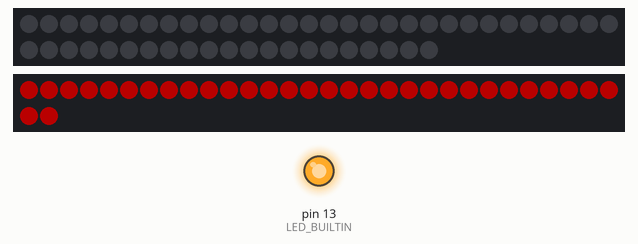
This sketch was run on a simulated Arduino Uno, built with avr-gcc and run on an emulated ATmega328P. Shown: 51 RGB LEDs in strip order, left to right, continuing on the next row, 32 RGB LEDs in strip order, left to right, continuing on the next row, output pins drawn as LEDs (lit = HIGH). Dim RGB values are drawn brighter than linear; random numbers use the default seed unless the sketch sets one; what the sketch prints to the serial monitor is not drawn.

Above: at 0.1 s.
At 10.16 s:
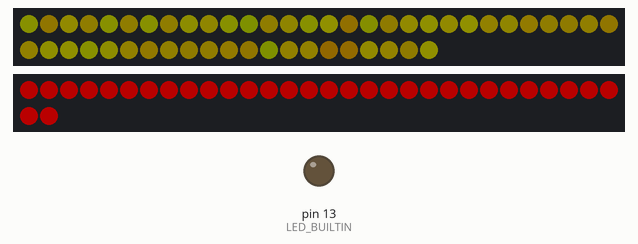
At 19.82 s:
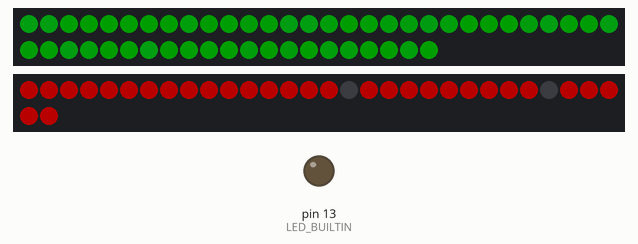
At 39.73 s:
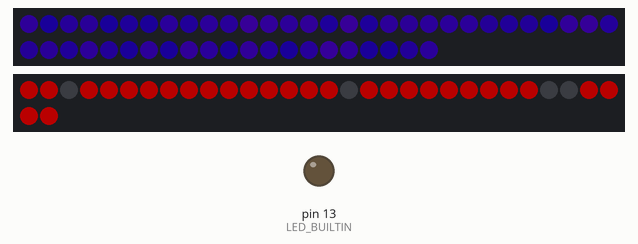
Timing chart, 0 to 40.0 s (numbered marks = the images above):
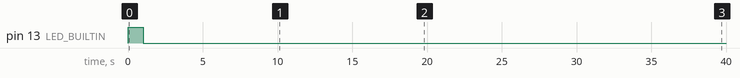

The sketch:

LustigerHutMaster.ino
```cpp
//########################################################
// This is a mix of both, comunicating hats and a hat with
// Glases on...
//########################################################


#include <Adafruit_NeoPixel.h>
//#include "Rainbow.h"
//#include "Police.h"
#include "CircleDefect.h"
#include "Flare.h"
#ifdef __AVR__
#include <avr/power.h>
#endif

#define STRIP_PIN 6
#define CIRCLE_PIN 4
#define NUM_LEDS_STRIP 16+17+18
#define NUM_LEDS_CIRCLE 32
#define BRIGHTNESS_STRIP 30
#define BRIGHTNESS_CIRCLE 70
Adafruit_NeoPixel strip = Adafruit_NeoPixel(NUM_LEDS_STRIP, STRIP_PIN, NEO_GRBW + NEO_KHZ800);
Adafruit_NeoPixel circle = Adafruit_NeoPixel(NUM_LEDS_CIRCLE, CIRCLE_PIN, NEO_GRB + NEO_KHZ800);

//Rainbow rainbow(&strip);
Flare flare(&strip);
CircleDefect circleDefect(&circle);
//Police police(&strip);

const char PING_SYMBOL = '?';
const char RESPONSE_SYMBOL = '!';
const int PING_INTERVAL = 5000;
const int RECONNECT_DETECT_INTERVAL = 5 * PING_INTERVAL;
const int RECONNECT_EFFECT_TIME = 2000;

unsigned long currentInterval = 0;
unsigned long lastMilliseconds = 0;

bool slaveHasReconnected = false;

unsigned long slaveLastSeen = 0;
unsigned long reconnectEffectStartTime = 0;
bool reconnectEffectEnabled = false;

void setup()
{
	Serial.begin(9600);

	// End of trinket special code
	strip.setBrightness(BRIGHTNESS_STRIP);
	strip.begin();
	strip.show(); // Initialize all pixels to 'off'

	circle.setBrightness(BRIGHTNESS_CIRCLE);
	circle.begin();
	circle.show();
	circleDefect.reset();
	/* zum Testen der Bluetoothverbindung ohne zusaetzliche hardware */
	pinMode(LED_BUILTIN, OUTPUT);
	lightLED(1000);
}

void loop()
{
	if (isTimeForPing())
	{
		pingSlave();
	}

	if (isResponseReceived())
	{
		lightLED(100);
		if ((millis() - slaveLastSeen) > RECONNECT_DETECT_INTERVAL)
			slaveHasReconnected = true;
		slaveLastSeen = millis();
	}

	if (hasSlaveReconnected())
	{
		enableReconnectEffect();
	}

	if (isReconnectEffectEnabled())
	{
		lightLED(1000);
		lightLED(200);
		//police.runFlashlight(millis());
	}
	else
	{
		flare.runFlare(millis());
		circleDefect.runCircleDefect(millis());
	}

}

void lightLED(int milliseconds)
{
	digitalWrite(LED_BUILTIN, HIGH);   // turn the LED on (HIGH is the voltage level)
	delay(milliseconds);                       // wait for a second
	digitalWrite(LED_BUILTIN, LOW);    // turn the LED off by making the voltage LOW
	delay(milliseconds);
}

bool isTimeForPing()
{
	unsigned long milliseconds = millis();
	currentInterval = milliseconds - lastMilliseconds;
	if (currentInterval > PING_INTERVAL)
	{
		lastMilliseconds = milliseconds;
		return true;
	}
	return false;
}

void pingSlave()
{
	Serial.print(PING_SYMBOL);

}

bool isResponseReceived()
{
	bool returnValue = false;

	while (Serial.available())
		if (Serial.read() == RESPONSE_SYMBOL)
			returnValue = true;

	Serial.flush();

	return returnValue;
}

bool hasSlaveReconnected()
{
	bool returnValue = slaveHasReconnected;
	slaveHasReconnected = false;
	return returnValue;
}

void enableReconnectEffect()
{
	reconnectEffectStartTime = millis();
	reconnectEffectEnabled = true;
}

bool isReconnectEffectEnabled()
{
	if ((millis() - reconnectEffectStartTime) > RECONNECT_EFFECT_TIME)
		reconnectEffectEnabled = false;

	return reconnectEffectEnabled;
}
```

CircleDefect.cpp
```cpp
#include "CircleDefect.h"

CircleDefect::CircleDefect(Adafruit_NeoPixel* circle)
{
	_circle = circle;
	_lastEffectMS = 0;
	_lastResetMS = 0;
	_lastDyingMS = 0;
	_effectInterval = 0;
	_resetInterval = 0;
	_dyingInterval = 0;
	_effectDelay = 150;
	_resetDelay = 60000;
	_dyingDelay = 3000;
	_LEDon = false;
	_IsledDying = false;
	_dyingCounter = 0;
	_dyingLED = random(35);
	_flickerCounter = random(10);
}

void CircleDefect::runCircleDefect(unsigned long milliseconds)
{
	// led is flickering and dying
	if (_IsledDying)
	{
		_effectInterval = milliseconds - _lastEffectMS;
		if (_effectInterval > (unsigned int)rand(_effectDelay))
		{
			circleDefect();
			_lastEffectMS = milliseconds;
			_dyingCounter++;
		}

		if (_dyingCounter > _flickerCounter)
		{
			_IsledDying = false;
			_dyingCounter = 0;
			_dyingLED = random(0, 35);
			int infcounter = 0;
			while (_circle->getPixelColor(_dyingLED) == 0)
			{
				if (infcounter > 20)
					break;
				_dyingLED = random(0, 35);
				infcounter++;
			}
			_flickerCounter = random(10);
		}
	}
	// should another led die?
	_dyingInterval = milliseconds - _lastDyingMS;
	if (_dyingInterval > _dyingDelay)
	{
		_IsledDying = true;
		_lastDyingMS = milliseconds;
	}

	_resetInterval = milliseconds - _lastResetMS;
	if (_resetInterval > _resetDelay)
	{
		resetCircle();
		_lastResetMS = milliseconds;
		_lastDyingMS = milliseconds;
		_IsledDying = false;
		_dyingLED = random(35);
		_flickerCounter = random(10);
	}
}

void CircleDefect::reset()
{
	resetCircle();
}

void CircleDefect::circleDefect()
{
	if (_LEDon)
	{
		_circle->setPixelColor(_dyingLED, _circle->Color(255, 0, 0));
		_LEDon = false;
	}
	else
	{
		_circle->setPixelColor(_dyingLED, _circle->Color(0, 0, 0));
		_LEDon = true;
	}
	_circle->show();
}

void CircleDefect::resetCircle()
{
	for (uint8_t i = 0; i < _circle->numPixels(); i++) {
		_circle->setPixelColor(i, _circle->Color(255, 0, 0));
	}
	_circle->show();
}

unsigned int CircleDefect::rand(int delay)
{
	int temp = delay + random(-50, 0);
	return (unsigned int)temp;
}
```

CircleDefect.h
```cpp
#pragma once
#include <Adafruit_NeoPixel.h>

class CircleDefect
{
public:
	CircleDefect(Adafruit_NeoPixel* circle);
	void runCircleDefect(unsigned long milliseconds);
	void reset();

private:
	Adafruit_NeoPixel* _circle;
	unsigned long _lastEffectMS;
	unsigned long _lastResetMS;
	unsigned long _lastDyingMS;
	unsigned int _effectInterval;
	unsigned int _resetInterval;
	unsigned int _dyingInterval;
	unsigned int _effectDelay;
	unsigned int _resetDelay;
	unsigned int _dyingDelay;
	int _dyingLED;
	int _dyingCounter;
	int _flickerCounter;
	bool _LEDon;
	bool _IsledDying;

	void circleDefect();
	void resetCircle();
	unsigned int rand(int delay);
};
```

Flare.cpp
```cpp
#include "Flare.h"

Flare::Flare(Adafruit_NeoPixel* strip)
{
	_strip = strip;
	_lastMilliSeconds = 0;
	_currentInterval = 0;
	_delay = 200;
}

void Flare::runFlare(unsigned long milliseconds)
{
	_currentInterval = milliseconds - _lastMilliSeconds;
	if (_currentInterval > _delay)
	{
		flare();
		_lastMilliSeconds = milliseconds;
	}
}

void Flare::flare() {
	uint16_t i;
	static uint16_t j = 0;

	j++;
	if (j > 255)
		j = 0;
	for (i = 0; i < _strip->numPixels(); i++) {
		_strip->setPixelColor(i, Wheel((j) & 255));
	}
	//shutOffLEDs();
	_strip->show();
}

uint32_t Flare::Wheel(byte WheelPos) {
	WheelPos = 255 - WheelPos;
	if (WheelPos < 85) {
		return _strip->Color(rand(255 - WheelPos * 3), 0, rand(WheelPos * 3));
		//return _strip->Color(255 - WheelPos * 3, 0, WheelPos * 3);
	}
	else if (WheelPos < 170) {
		WheelPos -= 85;
		return _strip->Color(0, rand(WheelPos * 3),rand(255 - WheelPos * 3));
		//return _strip->Color(0, WheelPos * 3, 255 - WheelPos * 3);
	}
	else {
		WheelPos -= 170;
		return _strip->Color(rand(WheelPos * 3), rand(255 - WheelPos * 3), 0);
		//return _strip->Color(WheelPos * 3, 255 - WheelPos * 3, 0);
	}
}

uint8_t Flare::rand(uint8_t color)
{
	int temp = random(-20, 20) + (int)color;
	temp = min(temp, 255);
	temp = max(temp, 0);
	return (uint8_t)temp;
}
```

Flare.h
```cpp
#pragma once
#include <Adafruit_NeoPixel.h>

class Flare
{
public:
	Flare(Adafruit_NeoPixel* strip);
	void runFlare(unsigned long milliseconds);


private:
	Adafruit_NeoPixel* _strip;
	unsigned long _lastMilliSeconds;
	unsigned int _currentInterval;
	int _delay;

	void flare();
	uint32_t Wheel(byte WheelPos);
	uint8_t rand(uint8_t color);
};
```

Police.cpp
```cpp
#include "Police.h"

Police::Police(Adafruit_NeoPixel* strip)
{
	_strip = strip;
	_pixelCount = (int)(_strip->numPixels());
	_delay = 70;
	_blinkState = 0;
	_split = HELMET_SPLIT;
	_strip->begin();
}

void Police::runFlashlight(unsigned long milliseconds)
{
	_currentInterval = milliseconds - _lastMilliSeconds;
	//Serial.println(_currentInterval);
	if (_currentInterval > _delay)
	{
		police();
		_lastMilliSeconds = milliseconds;
	}

}

void Police::police() {
	//Serial.println(_blinkState);
	if (_blinkState > 7)
		_blinkState = 0;

	if (_blinkState % 2 == 0)
		DefaultPolice();
	else if (_blinkState == 1 || _blinkState == 3)
		WhiteBlue();
	else if (_blinkState == 5 || _blinkState == 7)
		WhiteRed();
	_blinkState++;

}

void Police::DefaultPolice() {
	for (int i = 0; i < _split; i++)
		_strip->setPixelColor(i, _strip->Color(0, 0, 255, 0));

	for (int i = 0; i < (_pixelCount - _split); i++)
		_strip->setPixelColor(i + _split, _strip->Color(255, 0, 0, 0));

	_strip->show();
}

void Police::WhiteBlue() {
	for (int i = 0; i < _pixelCount - _split; i++)
		_strip->setPixelColor(i + _split, _strip->Color(255, 0, 0, 0));

	for (int i = 0; i < (_split); i++)
		_strip->setPixelColor(i, _strip->Color(0, 0, 0, 255));

	_strip->show();
}

void Police::WhiteRed() {
	for (int i = 0; i < _split; i++)
		_strip->setPixelColor(i, _strip->Color(0, 0, 255, 0));

	for (int i = 0; i < (_pixelCount - _split); i++) {
		_strip->setPixelColor(i + _split, _strip->Color(0, 0, 0, 255));
	}
	_strip->show();
}


void Police::ShutOff()
{
	for (int i = 0; i<_pixelCount; i++) {
		_strip->setPixelColor(i, _strip->Color(0, 0, 0, 0));
	}
	_strip->show();
}
```

Police.h
```cpp
#pragma once
#include <Adafruit_NeoPixel.h>

#define HELMET_SPLIT 25

class Police
{
public:
	Police(Adafruit_NeoPixel* strip);
	void runFlashlight(unsigned long milliseconds);
	void ShutOff();
private:
	Adafruit_NeoPixel* _strip;

	unsigned long _lastMilliSeconds;
	unsigned int _currentInterval;
	int _delay;

	int _pixelCount;
	int _split;
	int _blinkState;

	void police();
	void DefaultPolice();
	void WhiteBlue();
	void WhiteRed();

};
```

Rainbow.cpp
```cpp
#include "Rainbow.h"

Rainbow::Rainbow(Adafruit_NeoPixel* strip)
{
	_strip = strip;
	_lastMilliSeconds = 0;
	_currentInterval = 0;
	_delay = 20;
}

void Rainbow::runRainbow(unsigned long milliseconds)
{
	_currentInterval = milliseconds - _lastMilliSeconds;
	if (_currentInterval > _delay)
	{
		rainbow();
		_lastMilliSeconds = milliseconds;
	}
}

void Rainbow::rainbow() {
	uint16_t i;
	static uint16_t j = 0;

	j++;
	if (j > 255)
		j = 0;
	for (i = 0; i < _strip->numPixels(); i++) {
		_strip->setPixelColor(i, Wheel((i + j) & 255));
	}
	_strip->show();
}

uint32_t Rainbow::Wheel(byte WheelPos) {
	WheelPos = 255 - WheelPos;
	if (WheelPos < 85) {
		return _strip->Color(255 - WheelPos * 3, 0, WheelPos * 3);

	}
	else if (WheelPos < 170) {
		WheelPos -= 85;
		return _strip->Color(0, WheelPos * 3, 255 - WheelPos * 3);
	}
	else {
		WheelPos -= 170;
		return _strip->Color(WheelPos * 3, 255 - WheelPos * 3, 0);
	}
}
```

Rainbow.h
```cpp
#pragma once
#include <Adafruit_NeoPixel.h>

class Rainbow
{
public:
	Rainbow(Adafruit_NeoPixel* strip);
	void runRainbow(unsigned long milliseconds);


private:
	Adafruit_NeoPixel* _strip;
	unsigned long _lastMilliSeconds;
	unsigned int _currentInterval;
	int _delay;

	void rainbow();
	uint32_t Wheel(byte WheelPos);
};
```
